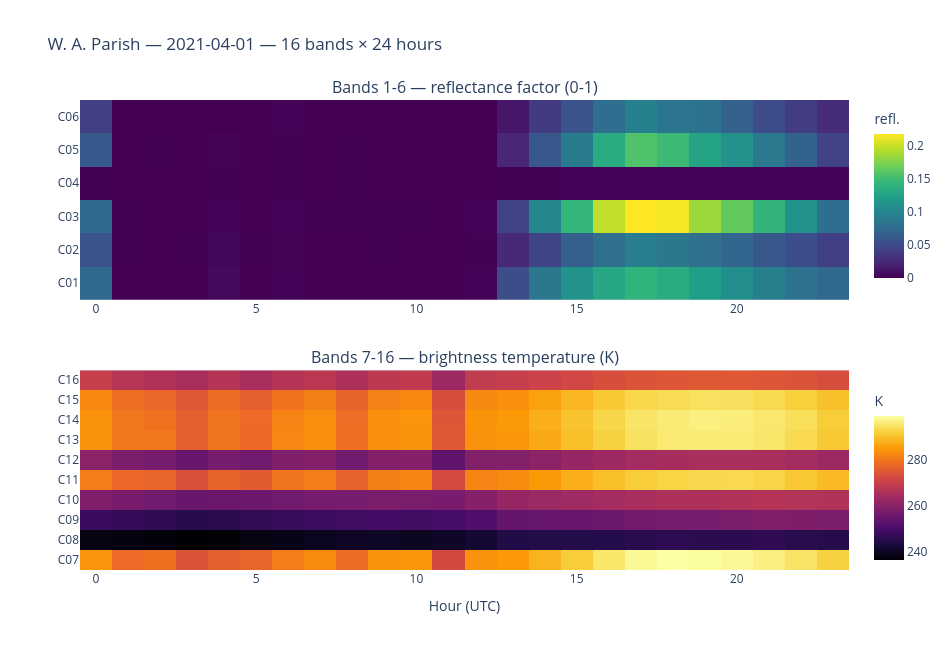

Notebook source saved alongside this figure:
### Code cell
hours = list(range(24))
refl_bands = [f"C{b:02d}" for b in range(1, 7)]  # bands 1-6
therm_bands = [f"C{b:02d}" for b in range(7, 17)]  # bands 7-16

fig = make_subplots(
    rows=2,
    cols=1,
    subplot_titles=(
        "Bands 1-6 — reflectance factor (0-1)",
        "Bands 7-16 — brightness temperature (K)",
    ),
    vertical_spacing=0.15,
)

fig.add_trace(
    go.Heatmap(
        z=m[0:6, :],
        x=hours,
        y=refl_bands,
        colorscale="Viridis",
        colorbar=dict(title="refl.", len=0.4, y=0.8),
    ),
    row=1,
    col=1,
)

fig.add_trace(
    go.Heatmap(
        z=m[6:16, :],
        x=hours,
        y=therm_bands,
        colorscale="Inferno",
        colorbar=dict(title="K", len=0.4, y=0.2),
    ),
    row=2,
    col=1,
)

fig.update_xaxes(title_text="Hour (UTC)", row=2, col=1)
fig.update_layout(
    height=650,
    width=950,
    title_text="W. A. Parish — 2021-04-01 — 16 bands × 24 hours",
)
fig.show()

### Figure 1 — Plotly figure (JSON) as saved in the notebook; plotly's stock layout.template omitted (floating-point values rounded to 4 significant figures; data arrays with more than 128 entries replaced by an {"elided": "..."} marker saying what was removed)
{"data": [{"colorbar": {"len": 0.4, "title": {"text": "refl."}, "y": 0.8}, "colorscale": [[0, "#440154"], [0.1111, "#482878"], [0.2222, "#3e4989"], [0.3333, "#31688e"], [0.4444, "#26828e"], [0.5556, "#1f9e89"], [0.6667, "#35b779"], [0.7778, "#6ece58"], [0.8889, "#b5de2b"], [1, "#fde725"]], "type": "heatmap", "x": [0, 1, 2, 3, 4, 5, 6, 7, 8, 9, 10, 11, 12, 13, 14, 15, 16, 17, 18, 19, 20, 21, 22, 23], "xaxis": "x", "y": ["C01", "C02", "C03", "C04", "C05", "C06"], "yaxis": "y", "z": {"elided": "6x24 float values"}}, {"colorbar": {"len": 0.4, "title": {"text": "K"}, "y": 0.2}, "colorscale": [[0, "#000004"], [0.1111, "#1b0c41"], [0.2222, "#4a0c6b"], [0.3333, "#781c6d"], [0.4444, "#a52c60"], [0.5556, "#cf4446"], [0.6667, "#ed6925"], [0.7778, "#fb9b06"], [0.8889, "#f7d13d"], [1, "#fcffa4"]], "type": "heatmap", "x": [0, 1, 2, 3, 4, 5, 6, 7, 8, 9, 10, 11, 12, 13, 14, 15, 16, 17, 18, 19, 20, 21, 22, 23], "xaxis": "x2", "y": ["C07", "C08", "C09", "C10", "C11", "C12", "C13", "C14", "C15", "C16"], "yaxis": "y2", "z": {"elided": "10x24 float values"}}], "layout": {"annotations": [{"font": {"size": 16}, "showarrow": false, "text": "Bands 1-6 — reflectance factor (0-1)", "x": 0.5, "xanchor": "center", "xref": "paper", "y": 1, "yanchor": "bottom", "yref": "paper"}, {"font": {"size": 16}, "showarrow": false, "text": "Bands 7-16 — brightness temperature (K)", "x": 0.5, "xanchor": "center", "xref": "paper", "y": 0.425, "yanchor": "bottom", "yref": "paper"}], "height": 650, "title": {"text": "W. A. Parish — 2021-04-01 — 16 bands × 24 hours"}, "width": 950, "xaxis": {"anchor": "y", "domain": [0, 1]}, "xaxis2": {"anchor": "y2", "domain": [0, 1], "title": {"text": "Hour (UTC)"}}, "yaxis": {"anchor": "x", "domain": [0.575, 1]}, "yaxis2": {"anchor": "x2", "domain": [0, 0.425]}}}
